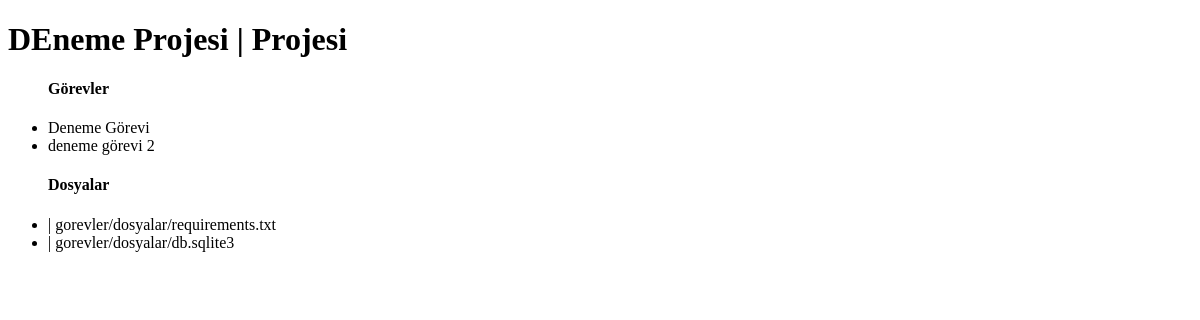
The app's page /projeler/detay/DEneme Projesi (signed in) with its own data.
### proje/models.py (models this page shows, shortened)
class Proje(models.Model):
    gizlilik_secenekleri = (
        ('herkese_acik', 'Herkese Açık'),
        ('takim_uyeleri', 'Sadece Takım Üyeleri'),
        ('sadece_ben', 'Sadece Ben')
    )
    ad = models.CharField(max_length=255)
    aciklama = models.TextField()
    olusturulma_tarihi = models.DateTimeField(auto_now_add=True)
    baslama_tarihi = models.DateField()
    bitis_tarihi = models.DateField()
    gizlilik = models.CharField(max_length=25, choices=gizlilik_secenekleri)
    takim = models.ForeignKey(Takim, related_name='projeler', on_delete=models.SET_NULL, null=True)
    uyeler = models.ManyToManyField(to='kullanici.Kullanici',related_name='projeler',null=True)
    class Meta:
        verbose_name = 'Proje'
        verbose_name_plural = 'Projeler'

### gorev/models.py (models this page shows, shortened)
class Gorev(models.Model):
    ad = models.CharField(max_length=255)
    aciklama = models.TextField()
    olusturulma_tarihi = models.DateTimeField(auto_now_add=True)
    baslama_tarihi = models.DateField()
    bitis_tarihi = models.DateField()
    proje = models.ForeignKey(Proje, related_name='gorevler', on_delete=models.SET_NULL, null=True)
    uyeler = models.ManyToManyField(to='kullanici.Kullanici',related_name='gorevler',null=True)
    class Meta:
        verbose_name= 'Görev'
        verbose_name_plural = 'Görevler'

class Dosya(models.Model):
    gorev = models.ForeignKey(Gorev, related_name='dosyalar', on_delete=models.SET_NULL, null=True)
    dosya = models.FileField(upload_to='gorevler/dosyalar/')
    class Meta:
        verbose_name= 'Dosya'
        verbose_name_plural = 'Dosyalar'

### proje/views.py (the view)
# urls.py: path('detay/<str:proje_adi>', views.proje_detay, name='proje_detay'),
@login_required
def proje_detay(request, proje_adi):
    proje = Proje.objects.get(ad=proje_adi)
    gorevler = Gorev.objects.filter(proje=proje)
    dosyalar = []
    for gorev in gorevler:
        for dosya in gorev.dosyalar.all():
            dosyalar.append(dosya)
    context = {
        'proje': proje,
        'gorevler': gorevler,
        'dosyalar': dosyalar,
    }
    return render(request, 'proje/proje_detay.html', context=context)

### templates/proje/proje_detay.html
{% extends 'utilities/layout.html' %}
{% load static %}
{% block icerik %}
    <h1>{{ proje.ad }} | Projesi</h1>
    <ul>
        <h4>Görevler</h4>
        {% for gorev in gorevler %}
            <li>{{ gorev.ad }}</li>
        {% endfor %}
    </ul>
    <ul>
        <h4>Dosyalar</h4>
        {% for dosya in dosyalar %}
            <li>{{ dosya.ad }} | {{ dosya.dosya }}</li>
        {% endfor %}
    </ul>
{% endblock %}

### records on screen
Proje: ad "DEneme Projesi"
Gorev: ad "Deneme Görevi"
Gorev: ad "deneme görevi 2"
Dosya: dosya "gorevler/dosyalar/requirements.txt"
Dosya: dosya "gorevler/dosyalar/db.sqlite3"
